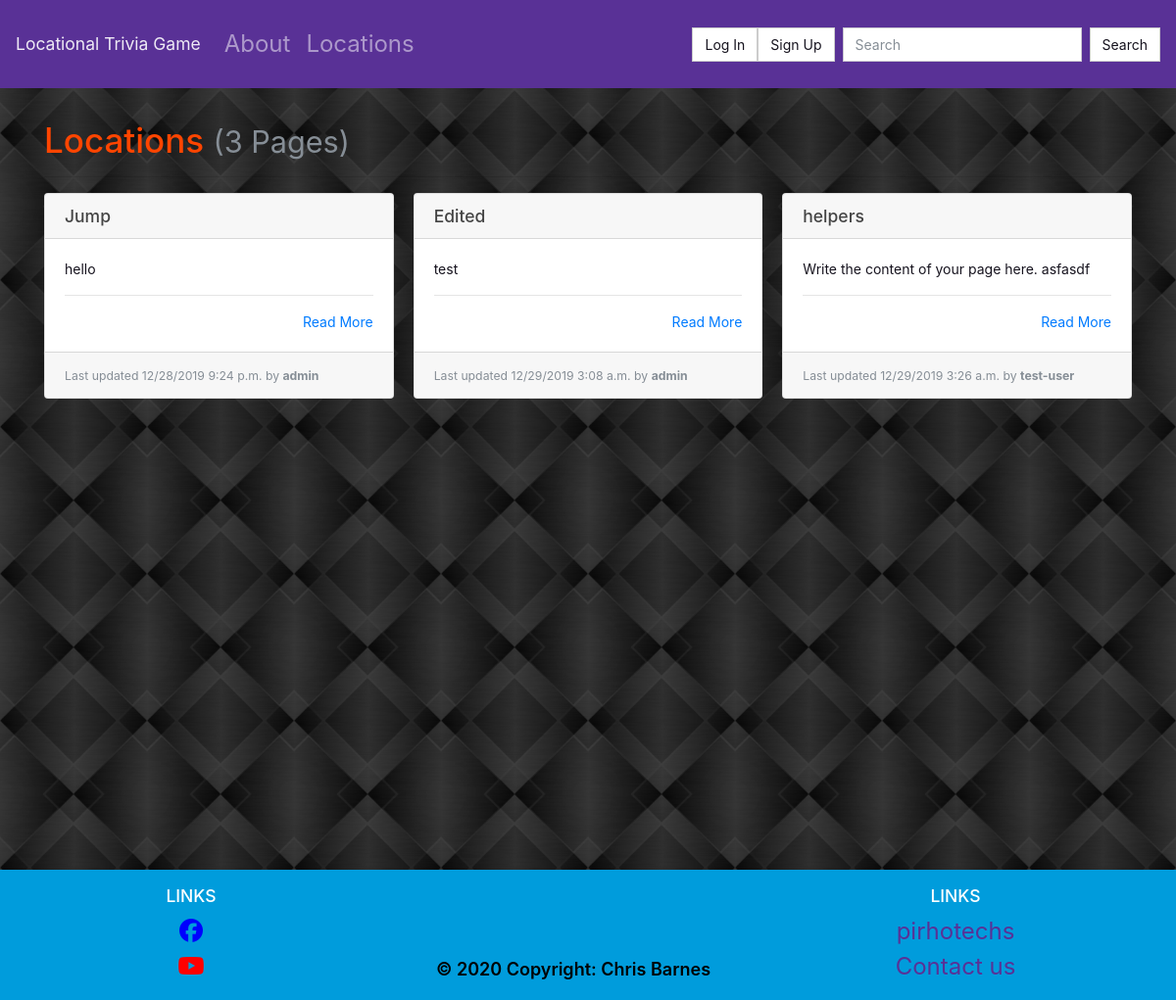
The page /locations/ on the database as committed earlier.
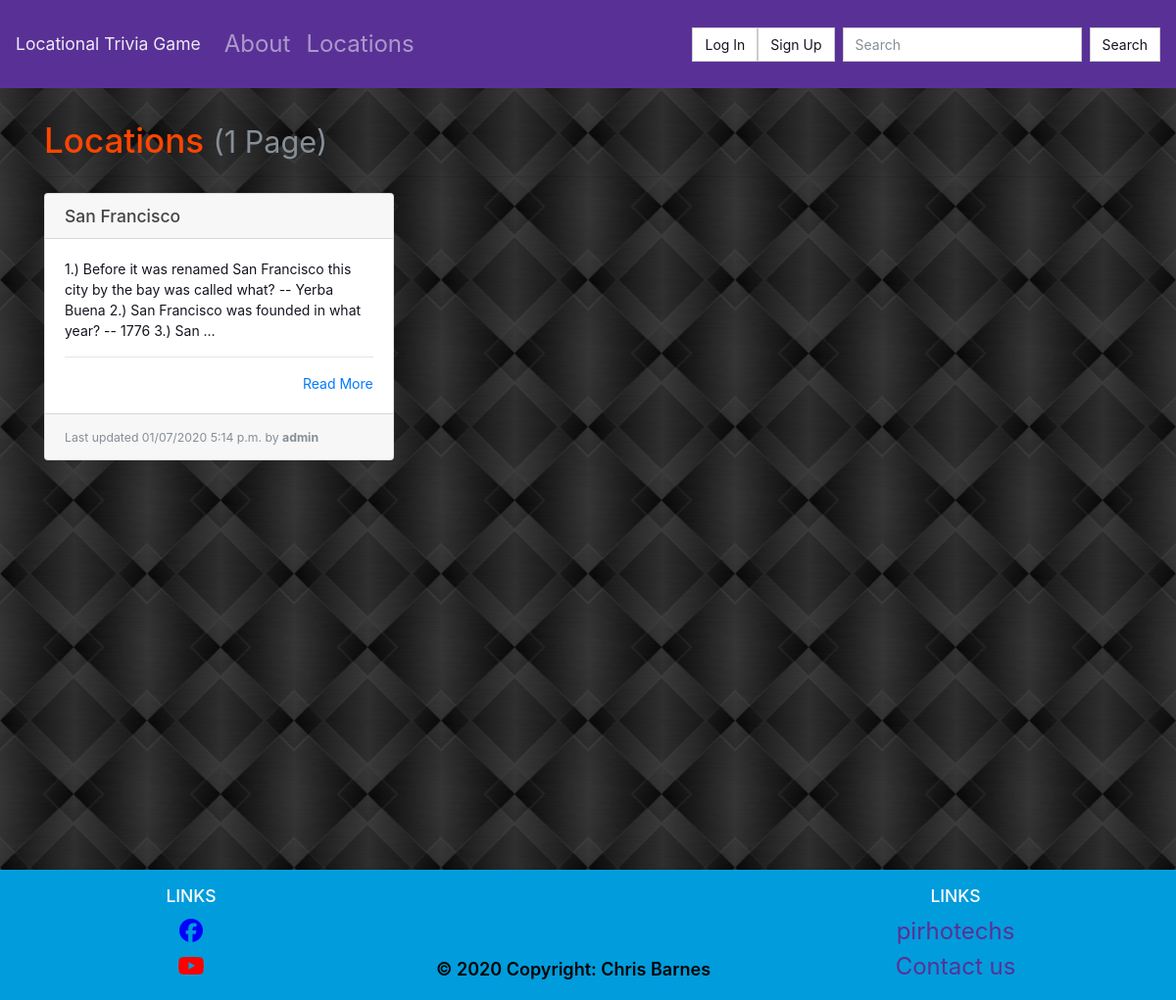
The same page on the database as committed later.
### locations/models.py (models this page shows, shortened)
class Page(models.Model):
    objects = models.Manager()
    slug = models.CharField(max_length=settings.PAGE_TITLE_MAX_LENGTH, blank=True, editable=False, help_text="Unique URL path to access this page. Generated by the system.")
    created = models.DateTimeField(auto_now_add=True, help_text="The date and time this page was created. Automatically generated when the model saves.")
    modified = models.DateTimeField(auto_now=True, help_text="The date and time this page was updated. Automatically generated when the model updates.")
    title = models.CharField(max_length=settings.PAGE_TITLE_MAX_LENGTH, unique=True, default="Title of your page.")
    author = models.ForeignKey(User, on_delete=models.PROTECT, help_text="The user that posted this article.")
    content = models.TextField(default="Write the content of your page here.")

### locations/views.py (the view)
# urls.py: path('', PageListView.as_view(), name='list-page'),
class PageListView(ListView):
    template_name = 'locations/list.html'
    context_object_name = 'pages'
    def get_queryset(self):
        return Page.objects.all()

### locations/templates/locations/list.html
{% extends "base.html" %}
{% block content %}
  <h1>Locations {% if pages %}<small class="text-muted">({{ pages|length }} Page{{ pages|length|pluralize:"s" }})</small>{% endif %}</h1>
  <hr>
  {% if pages %}
    <div class="card-columns">
      {% for page in pages %}
        {% include "partials/card.html" %}
      {% endfor %}
    </div>
  {% else %}
    <div class="alert alert-primary" role="alert">No pages to display.</div>
  {% endif %}
{% endblock %}

### locations/templates/partials/card.html
<div class="card mb-3">
    <h5 class="card-header ">{{ page.title }}</h5>
    <div class="card-body border-dark">
    <p class="card-text text-dark">
        {{ page.content|truncatewords_html:30 }}
        <hr>
        <div class="text-right"><a href="{% url 'details-page' page.slug %}" title="Read More">Read More</a></div>
    </div>
    <div class="card-footer">
    <small class="text-muted">Last updated {{ page.modified|date:"SHORT_DATETIME_FORMAT" }} by <b>{{ page.author.username }}</b></small>
    </div>
</div>

Rows that differ between the two databases and show on the page:
removed Page: title "Jump", content "hello", modified "12/28/2019 9:24 p.m.", author.username "admin"
removed Page: title "Edited", content "test", modified "12/29/2019 3:08 a.m.", author.username "admin"
removed Page: title "helpers", content "Write the content of your page here. asfasdf", modified "12/29/2019 3:26 a.m.", author.username "test-user"
added Page: title "San Francisco", content "1.) Before it was renamed San Francisco this city by the bay was called what? -- Yerba Buena 2.) San Francisco was founded in what year? -- 1776 3.) San …", modified "01/07/2020 5:14 p.m.", author.username "admin"
Other text that changed with them:
{{ pages|length }}: "3" → "1"
